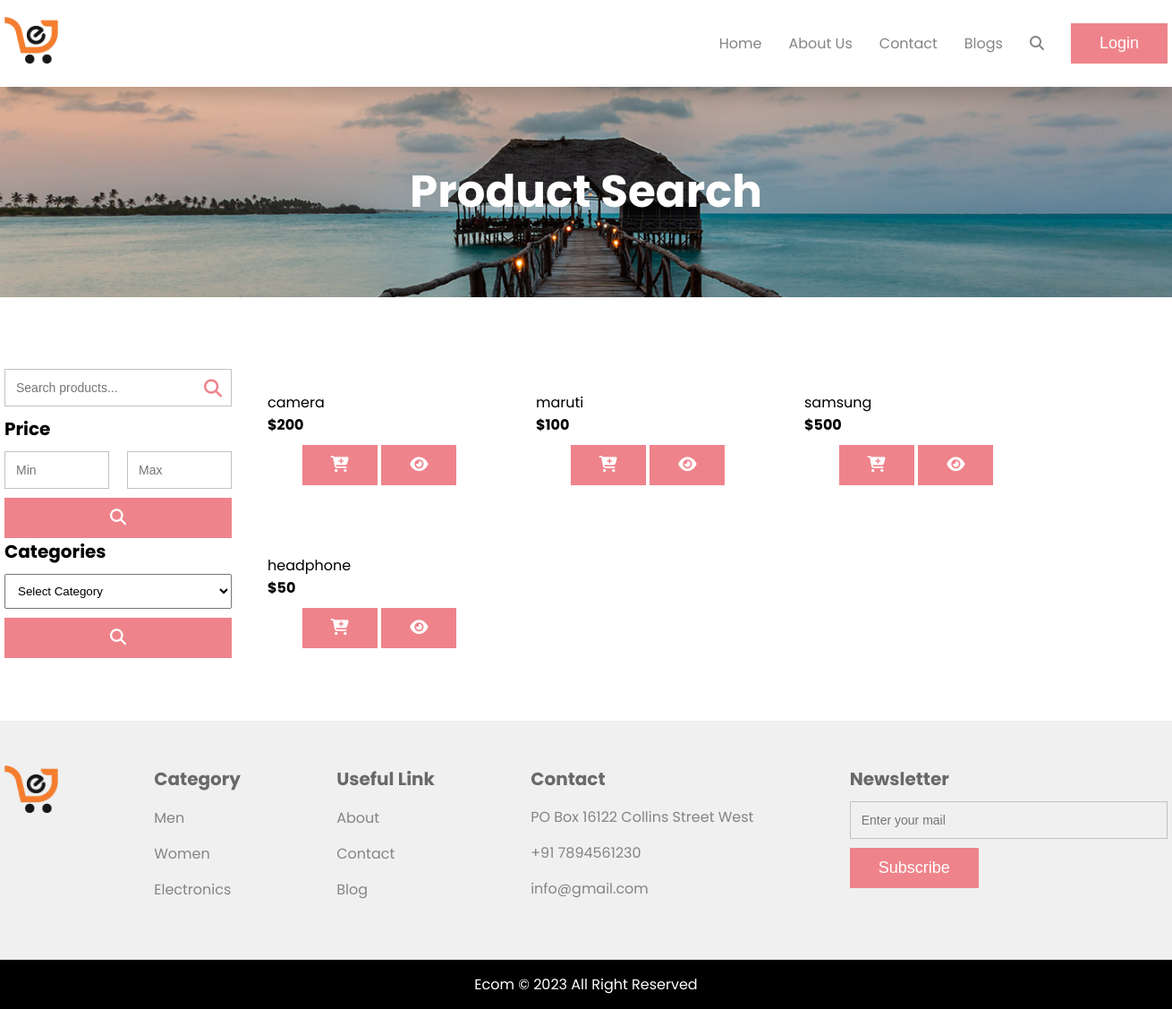
Screenshot of /site/products/search.php with the database file from the repository.
### tables this page shows
CREATE TABLE `product` (
  `id` int(11) NOT NULL,
  `name` varchar(255) NOT NULL,
  `price` varchar(10) NOT NULL,
  `description` text NOT NULL,
  `long_description` text NOT NULL,
  `img` text NOT NULL,
  `category` int(11) NOT NULL,
  `created_at` datetime NOT NULL DEFAULT current_timestamp()
);

### config/constants.php (called while the page is built, shortened)
<?php
$base_url = 'http://localhost/major-project/';
$site_url = $base_url . 'site/';

### site/products/search.php (the view, shortened to what this page needs)
<?php
include(__DIR__ . '/../layout/header.php');
$proSql = "SELECT * from product WHERE 1";
$proResult = mysqli_query($con, $proSql);
?>
<section class="page-banner-section">
      <div class="container">
            <div class="page-banner-content">
                  <h1>Product Search</h1>
            </div>
      </div>
</section>
<section class="pro-search">
      <div class="container">
            <div class="pro-search-block">
                  <div class="pro-search-left">
                        <form action="" method="get">
                              <div class="filter-option pro-search-input">
                                    <input type="text" name="name" placeholder="Search products...">
                                    <button class="pro-search-btn"><i class="fa-solid fa-search"></i></button>
                              </div>
                              <div class="filter-option">
                                    <h5>Price</h5>
                                    <div class="price-filter">
                                          <input type="text" name="min" placeholder="Min">
                                          <input type="text" name="max" placeholder="Max">
                                    </div>
                                    <div>
                                          <button class="primary-button w-100"><i class="fa-solid fa-search"></i></button>
                                    </div>
                              </div>
                              <div class="filter-option">
                                    <h5>Categories</h5>
                                    <select name="cate_id">
                                          <option value="">Select Category</option>
                                    </select>
                                    <div>
                                          <button class="primary-button w-100"><i class="fa-solid fa-search"></i></button>
                                    </div>
                              </div>
                        </form>
                  </div>
                  <div class="pro-search-right">
                        <?php
                        while ($data = $proResult->fetch_assoc()) { ?>
                              <div class="product">
                                    <div class="my-10 text-left">
                                          <p class="px-10"><?php echo $data['name'] ?> </p>
                                          <p class="px-10"><b>$<?php echo $data['price'] ?></b></p>
                                    </div>
                                    <div class="product-btns my-10">
                                          <a href="<?php echo $site_url ?>action/cart-add.php?id=<?php echo $data['id'] ?>"><button class="primary-button"><i class="fa-solid fa-cart-plus"></i></button></a>
                                          <a href="<?php echo $site_url . 'products/details.php?id=' . $data['id'] ?>"><button class="primary-button"><i class="fa-solid fa-eye"></i></button></a>
                                    </div>
                              </div>
                        <?php } ?>
                  </div>
            </div>
      </div>
</section>
<?php
include(__DIR__ . '/../layout/footer.php');
?>

### site/assets/css/style.css (style rules this page uses)
body { margin: 0; font-family: "Poppins", sans-serif; }
.container { width: 1300px; margin: auto; }
h1, h2, h3, h4, h5, h6, p { margin: 0; }
h1 { font-size: 50px; }
h5 { font-size: 20px; }
p { font-size: 16px; }
a { text-decoration: none; color: #848484; }
.my-10 { margin: 10px 0; }
.px-10 { padding: 0 10px; }
.text-left { text-align: left; }
input,textarea { padding: 12px; font-size: 14px; width: 100%; border: 1px solid #c3c1c1; margin: 10px 0; background: transparent; box-sizing: border-box; }
.w-100 { width: 100%; }
.primary-button { color: #fff; background: #ee838b; padding: 10px 30px; cursor: pointer; font-size: 18px; border: none; transition: 0.5s; border: 2px solid #ee838b; }
.product { position: relative; width: 270px; text-align: center; align-items: center; transition: 0.5s; }
.product-btns { bottom: 2%; width: 100%; text-align: center; }
.page-banner-section { background: url(../img/page-banner.jpg); width: 100%; background-size: cover; background-position: center; position: relative; padding: 80px 0; }
.page-banner-content { text-align: center; color: #fff; }
.pro-search-block { margin: 70px 0; display: flex; gap: 30px; }
.pro-search-left { width: 20%; }
.pro-search-right { width: 80%; display: flex; flex-wrap: wrap; gap: 30px; }
.price-filter { display: flex; gap: 20px; }
.pro-search-input { position: relative; }
.pro-search-btn { position: absolute; right: 5px; top: 20px; background: transparent; border: 0; color: #ee838b; font-size: 20px; cursor: pointer; }
.filter-option select { width: 100%; padding: 10px; margin: 10px 0; }

### rows the page displays
product: name "camera", price "200"
product: name "maruti", price "100"
product: name "samsung", price "500"
product: name "headphone", price "50"
